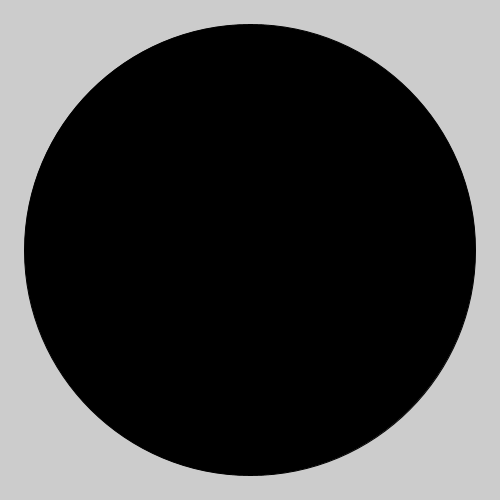
Frame 1 (no input)
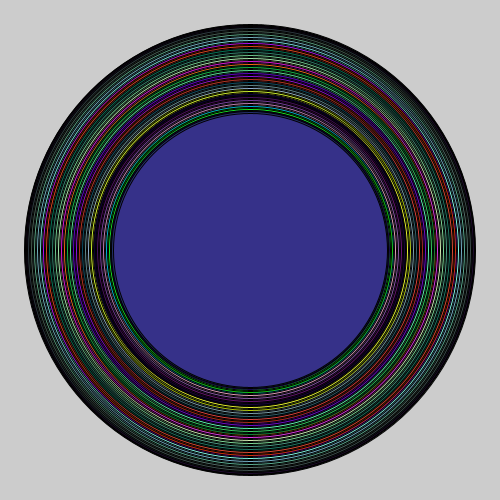
Frame 60 (the mouse pressed at the canvas centre just before this capture)
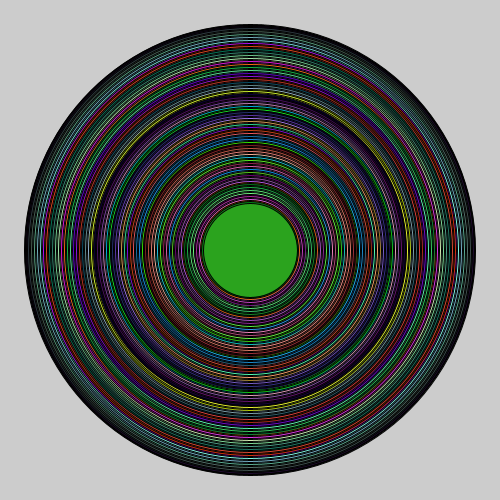
Frame 120 (the mouse held since frame 60 and released just before this capture)

The Processing sketch that drew these frames (run headless with seeded random() and noise(); from frame 60 on, the mouse is pressed at the canvas centre):

// Processing sketch: processing_63589
// ── processing_63589.pde


int circSize;
int rValue, bValue, gValue;
void setup()
{
  size(500,500);
  circSize = 0;
  rValue = 0;
  bValue = 0;
  gValue = 0;
  strokeWeight(1);

}


void draw()
{
  fill(rValue,gValue,bValue);
  ellipse(250,250,451-circSize,451-circSize);
  circSize = (circSize + 3) % 450;  // confines circSize to values below 450
  rValue =  (int) (rValue + random(50)) % 256;  // rValue is less than 256
  gValue =  (int) (gValue + random(50)) % 256;
  bValue =  (int) (bValue + random(50)) % 256;
  
}
